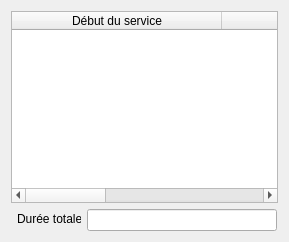
         <widget class="QWidget" name="tab2">
          <attribute name="title">
           <string>Durée des activités</string>
          </attribute>
          <layout class="QGridLayout" name="gridLayout_6">
           <item row="0" column="0">
            <widget class="QTableWidget" name="tableWidgetDureeActivites">
             <property name="selectionMode">
              <enum>QAbstractItemView::SingleSelection</enum>
             </property>
             <property name="selectionBehavior">
              <enum>QAbstractItemView::SelectRows</enum>
             </property>
             <attribute name="horizontalHeaderDefaultSectionSize">
              <number>210</number>
             </attribute>
             <attribute name="horizontalHeaderShowSortIndicator" stdset="0">
              <bool>false</bool>
             </attribute>
             <attribute name="horizontalHeaderStretchLastSection">
              <bool>true</bool>
             </attribute>
             <attribute name="verticalHeaderVisible">
              <bool>false</bool>
             </attribute>
             <attribute name="verticalHeaderDefaultSectionSize">
              <number>25</number>
             </attribute>
             <attribute name="verticalHeaderVisible">
              <bool>false</bool>
             </attribute>
             <attribute name="horizontalHeaderShowSortIndicator" stdset="0">
              <bool>false</bool>
             </attribute>
             <attribute name="verticalHeaderDefaultSectionSize">
              <number>25</number>
             </attribute>
             <attribute name="horizontalHeaderStretchLastSection">
              <bool>true</bool>
             </attribute>
             <attribute name="horizontalHeaderDefaultSectionSize">
              <number>210</number>
             </attribute>
             <column>
              <property name="text">
               <string>Début du service</string>
              </property>
             </column>
             <column>
              <property name="text">
               <string>Fin du service</string>
              </property>
             </column>
             <column>
              <property name="text">
               <string>Durée du service</string>
              </property>
             </column>
            </widget>
           </item>
           <item row="1" column="0">
            <layout class="QFormLayout" name="formLayout_2">
             <property name="formAlignment">
              <set>Qt::AlignRight|Qt::AlignTop|Qt::AlignTrailing</set>
             </property>
             <property name="rightMargin">
              <number>7</number>
             </property>
             <item row="0" column="0">
              <widget class="QLabel" name="label_7">
               <property name="maximumSize">
                <size>
                 <width>64</width>
                 <height>20</height>
                </size>
               </property>
               <property name="layoutDirection">
                <enum>Qt::LeftToRight</enum>
               </property>
               <property name="text">
                <string>Durée totale:</string>
               </property>
              </widget>
             </item>
             <item row="0" column="1">
              <widget class="QLineEdit" name="lineEditDureeTotale">
               <property name="minimumSize">
                <size>
                 <width>190</width>
                 <height>0</height>
                </size>
               </property>
               <property name="maximumSize">
                <size>
                 <width>190</width>
                 <height>16777215</height>
                </size>
               </property>
               <property name="layoutDirection">
                <enum>Qt::LeftToRight</enum>
               </property>
               <property name="alignment">
                <set>Qt::AlignRight|Qt::AlignTrailing|Qt::AlignVCenter</set>
               </property>
               <property name="readOnly">
                <bool>true</bool>
               </property>
              </widget>
             </item>
            </layout>
           </item>
          </layout>
         </widget>
